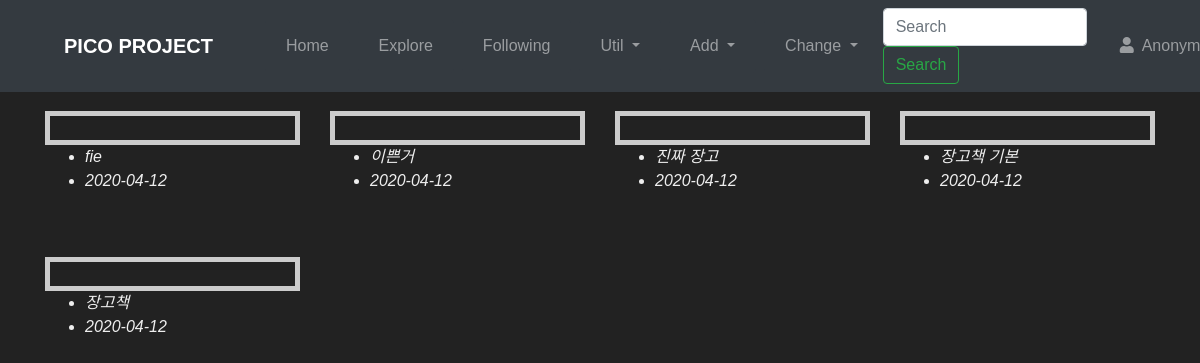
The page /explore/ on the database as committed earlier.
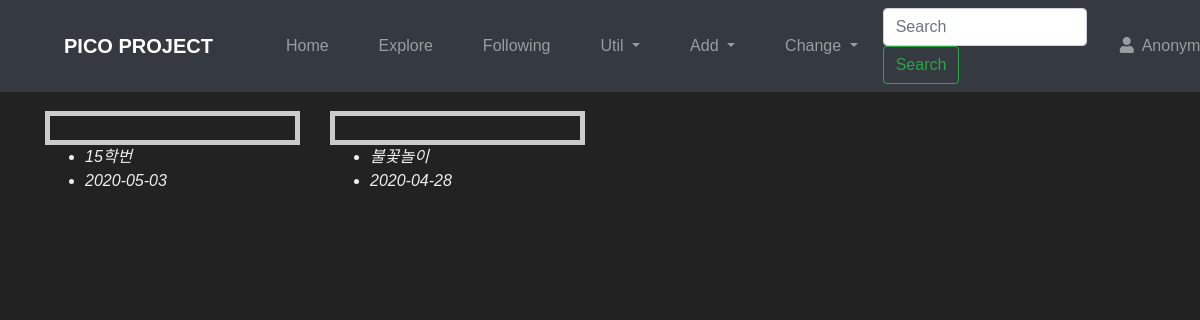
The same page on the database as committed later.
### photo/models.py (models this page shows, shortened)
class Photo(models.Model):
    title = models.CharField('TITLE', max_length=30)
    description = models.TextField('Photo Description', blank=True)
    tags = TaggableManager(blank=True)
    PICOIN = models.PositiveIntegerField(default=0, verbose_name='PICOIN')
    image = models.ImageField('IMAGE', upload_to='SorlPhoto/%Y')
    upload_dt = models.DateTimeField('Upload Date', auto_now_add=True)
    owner = models.ForeignKey(User, on_delete=models.CASCADE, verbose_name='OWNER', blank=True, null=True)
    class Meta:
        ordering = ('-upload_dt', )
    def get_absolute_url(self):
        return reverse('photo:photo_detail', args=(self.id,))

### photo/views.py (the view)
# urls.py: path('', views.PhotoLV.as_view(), name='index'),
class PhotoLV(ListView):
    model = Photo

### photo/templates/photo/photo_list.html (shortened to what this page needs)
{% extends "base.html" %}
{% load sorl_thumbnail %}
{% block content %}
    <div class="row">
        {% for photo in object_list|slice:":5" %}
        <div class="col-md-3 mb-5">
            <div class="tumbnail">
            </div>
            <ul>
                <li class="font-italic">{{ photo.title }}</li>
                <li class="font-italic">{{ photo.upload_dt|date:"Y-m-d" }}</li>
            </ul>
        </div>
        {% endfor %}
    </div>
{% endblock %}

### templates/base.html (shortened to what this page needs)
<!DOCTYPE html>
<html lang="ko">
<head>
    <link rel="stylesheet" href="https://stackpath.bootstrapcdn.com/bootstrap/4.3.1/css/bootstrap.min.css">
    <link rel="stylesheet" href="https://cdnjs.cloudflare.com/ajax/libs/font-awesome/5.8.2/css/all.min.css" />
</head>
<body style="padding-top:90px; color: #eee; background-color: #222; margin: auto; font-family: 'Lucida Grande', Verdana, Arial, sans-serif;">
    <nav class="navbar navbar-dark bg-dark navbar-expand-lg fixed-top">
      <span class="navbar-brand mx-5 mb-0 font-weight-bold">PICO PROJECT</span>
      <div class="collapse navbar-collapse" id="navbarSupportedContent">
        <ul class="navbar-nav mr-auto">
          <li class="nav-item btn btn-dark mx-1">
            <a class="nav-link" href="{% url 'home' %}">Home<span class="sr-only">(current)</span></a>
          </li>
          <li class="nav-item btn btn-dark mx-1">
            <a class="nav-link" href="{% url 'photo:index' %}">Explore<span class="sr-only">(current)</span></a>
          </li>
          <li class="nav-item btn btn-dark mx-1">
            <a class="nav-link" href="{% url 'photo:follow' %}">Following<span class="sr-only">(current)</span></a>
          </li>
          <li class="nav-item dropdown btn btn-dark mx-1">
            <a class="nav-link dropdown-toggle" href="#" id="navbarDropdown" role="button" data-toggle="dropdown" aria-haspopup="true" aria-expanded="false">
                Util
              </a>
          </li>
          <li class="nav-item dropdown btn btn-dark mx-1">
            <a class="nav-link dropdown-toggle" href="#" id="navbarDropdown" role="button" data-toggle="dropdown" aria-haspopup="true" aria-expanded="false">
                Add
              </a>
          </li>
          <li class="nav-item dropdown btn btn-dark mx-1">
            <a class="nav-link dropdown-toggle" href="#" id="navbarDropdown" role="button" data-toggle="dropdown" aria-haspopup="true" aria-expanded="false">
                Change
              </a>
          </li>
        </ul>
        <form class="form-inline my-2 my-lg-0" action="{% url 'photo:search' %}" method="GET">
          <input class="form-control mr-sm-2" type="search" placeholder="Search" aria-label="Search" name="search_word" value="{{ search_word }}" required>
          <button class="btn btn-outline-success my-2 my-sm-0" type="submit">Search</button>
        </form>
        <ul class="navbar-nav mr-auto">
          <li class="nav-item dropdown mx-1 btn btn-dark">
            {% if user.is_active %}
            <a class="nav-link dropdown-toggle" href="#" data-toggle="dropdown"><i class="fas fa-user"></i>&ensp;{% firstof user.get_short_name user.get_username %}&ensp;</a>
            <div class="dropdown-menu">
              <a href="{% url 'profile' user.get_username %}" class="dropdown-item">Profile</a>
              <a href="{% url 'logout' %}" class="dropdown-item">Logout</a>
              <a href="{% url 'password_change' %}" class="dropdown-item">Change Password</a>
            </div>
            {% else %}
            <a href="#" class="nav-link dropdown-toggle" data-toggle="dropdown"><i class="fas fa-user"></i>&ensp;Anonymous&ensp;</a>
            {% endif %}
          </li>
        </ul>
      </div>
    </nav>
    <div class="container">
      {% block content %}{% endblock %}
    </div>
  </body>
</html>

### photo/templates/photo/photo_list.html (style rules this page uses)
.tumbnail { border:5px solid #ccc; }

Rows that differ between the two databases and show on the page:
removed Photo: title "fie", upload_dt "2020-04-12"
removed Photo: title "이쁜거", upload_dt "2020-04-12"
removed Photo: title "진짜 장고", upload_dt "2020-04-12"
removed Photo: title "장고책 기본", upload_dt "2020-04-12"
removed Photo: title "장고책", upload_dt "2020-04-12"
added Photo: title "15학번", upload_dt "2020-05-03"
added Photo: title "불꽃놀이", upload_dt "2020-04-28"
